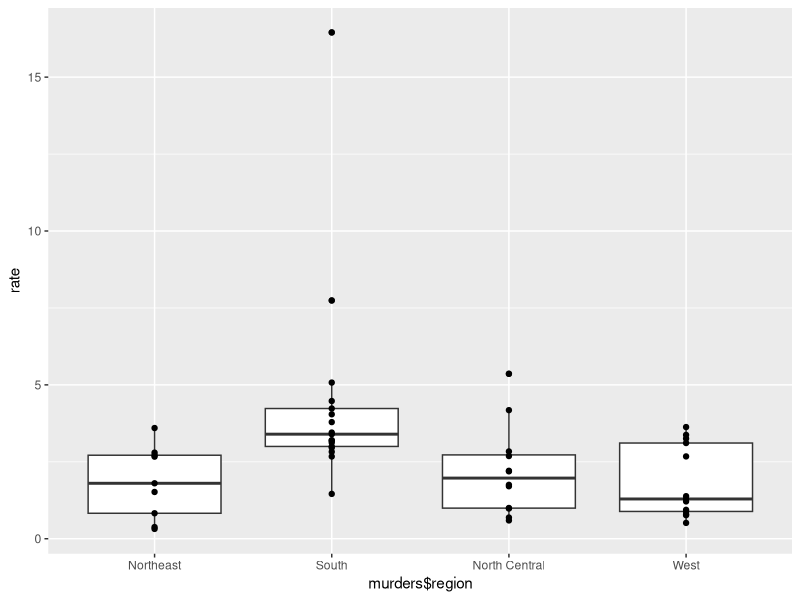
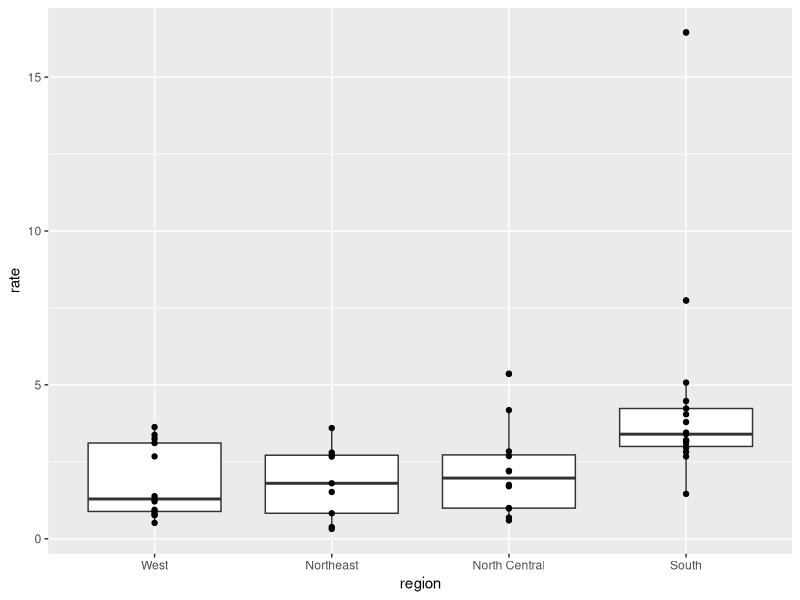

Write the R code that produced these figures, in order.
library(dplyr)
library(ggplot2)
library(dslabs)
data("murders")



murders %>%
  mutate(rate = total/population*100000) %>%
  mutate(reorder(murders$region,rate, .fun="median")) %>%
  ggplot(aes(murders$region,rate)) +
  geom_boxplot() +
  geom_point()


murders %>% 
  mutate(rate = total/population*100000) %>%
  mutate(region=reorder(region, rate, FUN=median)) %>%
  ggplot(aes(region, rate)) +
  geom_boxplot() +
  geom_point()
